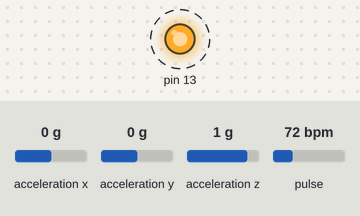
This sketch was run on a simulated Arduino Uno, built with avr-gcc and run on an emulated ATmega328P. Parts: output pins drawn as LEDs (lit = HIGH). Dashed ring = blinking. The inputs (shaded band) are chosen by the test bench; at power-on: pulse 72 bpm, acceleration x 0 g, acceleration y 0 g, acceleration z 1 g. What the sketch prints to the serial monitor is not drawn.

Above: at 1.2 s.
1.3 s: pulse set to 118 bpm
4.3 s: pulse set to 122 bpm
At 5.1 s:
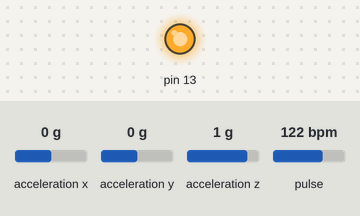
5.8 s: pulse set to 70 bpm
At 8.7 s:
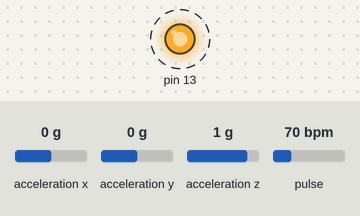
8.8 s: pulse set to 130 bpm
At 9.7 s:
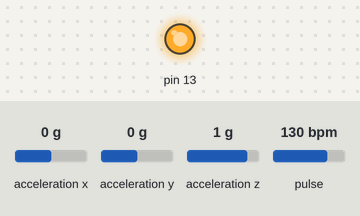
Timing chart, 0 to 11.3 s (numbered marks = the images above; inputs shaded):
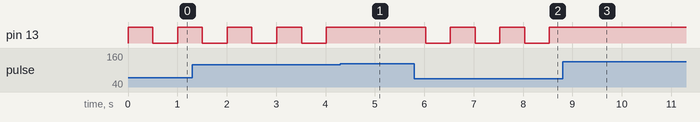

Measured:
- the behaviour switches between 119 and 120 bpm on pulse (found by bisection; images 0 and 1)
- after the input at 4.3 s, pin 13: stays HIGH (without the input it goes to LOW after 0.22 s)
- after the input at 5.8 s, pin 13: alternates HIGH for 0.50 s and LOW for 0.50 s, starting after 0.23 s
- after the input at 8.8 s, pin 13: stops changing and stays HIGH
- by itself, pin 13: alternates HIGH for 0.50 s and LOW for 0.50 s

The sketch:

FINALEEE.ino
```cpp
#include <SoftwareSerial.h>
#include <Wire.h>
#include <Adafruit_Sensor.h>
#include <Adafruit_ADXL345_U.h>
#define USE_ARDUINO_INTERRUPTS true
#include <PulseSensorPlayground.h>

const int PulseWire = 0;
const int LED13 = 13;
int Threshold = 550;

int a;
int memory=0;
int count=0;
int current=0;

Adafruit_ADXL345_Unified accel = Adafruit_ADXL345_Unified(12345);
PulseSensorPlayground pulseSensor;

void setup() {

  Serial.begin(9600);

  pulseSensor.analogInput(PulseWire);
  pulseSensor.blinkOnPulse(LED13);
  pulseSensor.setThreshold(Threshold);

  if(!accel.begin())   //Check if Accelerometer is responding
  {
    Serial.println("Ooops, no ADXL345 detected ... ");
    while(1);

  }

  accel.setRange(ADXL345_RANGE_16_G);  //Set range sensitivity for our accelerometer

  Serial.println("");

   if (pulseSensor.begin()) {
      //This prints one time at Arduino power-up,  or on Arduino reset.
  }
}


void loop() {
   sensors_event_t event;
  accel.getEvent(&event);


  int xp, yp, zp;
  xp=event.acceleration.x;
  yp=event.acceleration.y;
  zp=event.acceleration.z;


  if(xp>=-2&&xp<=2)   // Initial position
  {
    current=0;
  }
  else if(xp>2)       //Movement in forward direction
   {
    current=1;
   }
  else if(xp<-2)      //Movement in reverse direction
  {
    current=-1;
  }

  if(current!=memory)
  {
    count++;
  }

 int myBPM = pulseSensor.getBeatsPerMinute();

if (pulseSensor.sawStartOfBeat()) {


 Serial.print(count*0.05);
 Serial.print(",");
 Serial.print(count);
 Serial.print(",");
 Serial.print(count*0.080467);
 Serial.print(",");
 Serial.println(myBPM);
 Serial.print(",");

 memory=current;
}

  delay(500);

}
```
